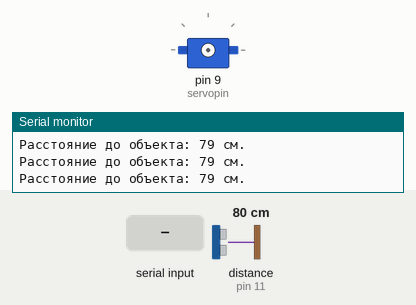
This sketch was run on a simulated Arduino Uno, built with avr-gcc and run on an emulated ATmega328P. Shown: servo, the last lines printed to the serial monitor. Wiring (inferred from the names in the program): ultrasonic range finder: trigger pin 12; echo pin 11; servo: signal pin 9. Inputs (shaded band) come from the test bench; at power-on: distance to the obstacle (sensor on pin 11) 80 cm. The echo pulse lasts 58.3 µs per cm; servo pulses on a pin are drawn as a servo (544–2400 µs = 0–180°).

Above: at 1.2 s.
1.3 s: "90,45\n" received over Serial
At 3.5 s:
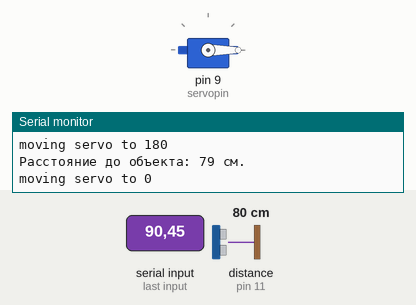
4.3 s: "30,150\n" received over Serial
At 5.4 s:
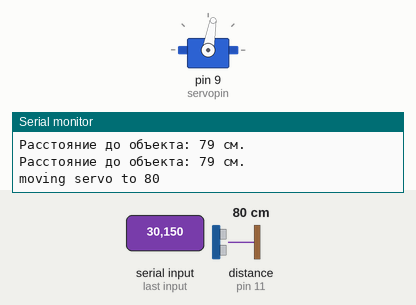
7.3 s: distance to the obstacle (sensor on pin 11) set to 2 cm
10.3 s: distance to the obstacle (sensor on pin 11) set to 4 cm
12.8 s: "200\n" received over Serial
At 15.1 s:
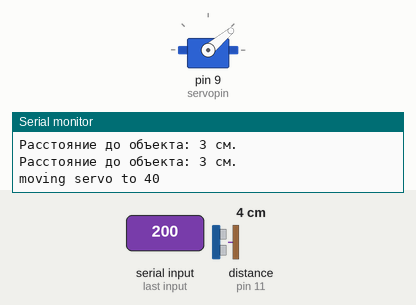
15.8 s: "5\n" received over Serial
At 19.5 s:
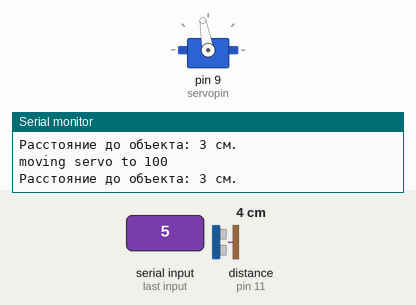
Timing chart, 0 to 19.8 s (numbered marks = the images above; inputs shaded):
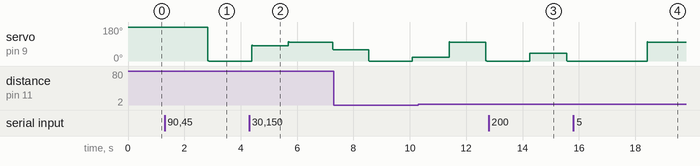

The sketch:

head.ino
```cpp
#define PIN_TRIG 12
#define PIN_ECHO 11

long duration, cm;

int servopin=9;// select digital pin 9 for servomotor signal line
int myangle;// initialize angle variable
int pulsewidth;// initialize width variable
int val;
void servopulse(int servopin,int myangle)
{
  pulsewidth=(myangle*11)+500;// convert angle to 500-2480 pulse width
digitalWrite(servopin,HIGH);// set the level of servo pin as “high”
delayMicroseconds(pulsewidth);// delay microsecond of pulse width
digitalWrite(servopin,LOW);// set the level of servo pin as “low”
delay(20-pulsewidth/1000);
// define a servo pulse function
}

void setup() {
  // put your setup code here, to run once:
  pinMode(servopin,OUTPUT);
  Serial.println("servo=o_seral_simple ready" ) ;
  Serial.begin (9600);

  Serial.begin(19200);
  pinMode(PIN_TRIG, OUTPUT);
  pinMode(PIN_ECHO, INPUT);
}

void loop() {
  // put your main code here, to run repeatedly:
val=Serial.read();// read serial port value
if(val>='0'&&val<='9')
{
val=val-'0';// convert characteristic quantity to numerical variable
val=val*(180/9);// convert number to angle
Serial.print("moving servo to ");
Serial.print(val,DEC);
Serial.println();
for(int i=0;i<=50;i++) // giving the servo time to rotate to commanded position
{
servopulse(servopin,val);// use the pulse function
}
}
digitalWrite(PIN_TRIG, LOW);
  delayMicroseconds(5);
  digitalWrite(PIN_TRIG, HIGH);

  // Выставив высокий уровень сигнала, ждем около 10 микросекунд. В этот момент датчик будет посылать сигналы с частотой 40 КГц.
  delayMicroseconds(10);
  digitalWrite(PIN_TRIG, LOW);

  //  Время задержки акустического сигнала на эхолокаторе.
  duration = pulseIn(PIN_ECHO, HIGH);

  // Теперь осталось преобразовать время в расстояние
  cm = (duration / 2) / 29.1;

  Serial.print("Расстояние до объекта: ");
  Serial.print(cm);
  Serial.println(" см.");

  // Задержка между измерениями для корректной работы скеча
  delay(250);
}
```

Measured:
- after the input at 1.3 s, servo on pin 9 (servopin): 180° → 0° after 1.5 s
- after the input at 12.8 s, servo on pin 9 (servopin): 0° → 40° after 1.5 s, → 0° 1.3 s later
- after the input at 15.8 s, servo on pin 9 (servopin): 0° → 100° after 2.6 s
